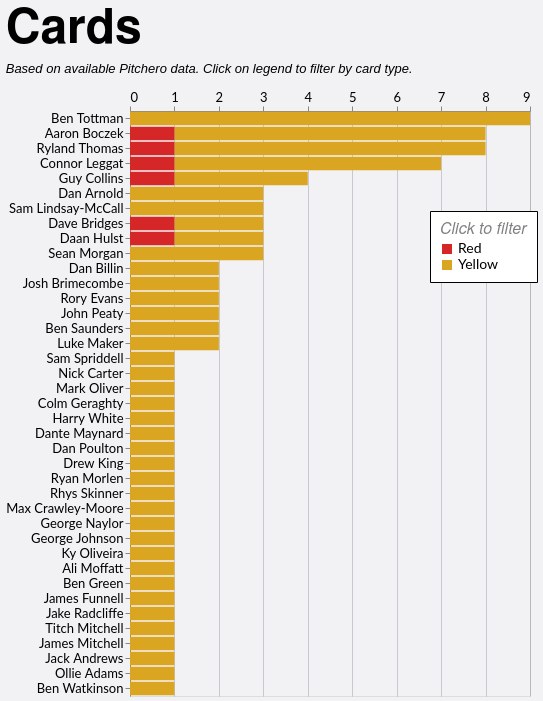

Specify this chart in Vega-Lite:
### Vega-Lite specification from a JSON file in a GitHub repository (floating-point values rounded to 4 significant figures)
{"config": {"axis": {"labelFont": "Lato, sans-serif", "titleFont": "PT Sans Narrow, Helvetica Neue, Helvetica, Arial, sans-serif", "labelFontSize": 13, "titleFontSize": 24, "gridColor": "#202947", "gridOpacity": 0.2}, "header": {"labelFont": "PT Sans Narrow, Helvetica Neue, Helvetica, Arial, sans-serif", "titleFont": "PT Sans Narrow, Helvetica Neue, Helvetica, Arial, sans-serif", "labelFontSize": 24, "titleFontSize": 28, "labelFontWeight": "bold", "orient": "left"}, "legend": {"labelFont": "Lato, sans-serif", "titleFont": "PT Sans Narrow, Helvetica Neue, Helvetica, Arial, sans-serif", "labelFontSize": 14, "titleFontSize": 16, "titlePadding": 5, "fillColor": "white", "strokeColor": "black", "padding": 10, "titleFontWeight": "lighter", "titleFontStyle": "italic", "titleColor": "gray", "offset": 10}, "title": {"font": "PT Sans Narrow, Helvetica Neue, Helvetica, Arial, sans-serif", "fontSize": 48, "fontWeight": "bold", "anchor": "start", "align": "center", "titlePadding": 20, "subtitlePadding": 10, "subtitleFontSize": 13, "subtitleColor": "", "subtitleFontStyle": "italic", "offset": 15, "color": "black"}, "axisX": {"labelAngle": 0}, "facet": {"title": null, "header": null, "align": {"row": "each", "column": "each"}}, "resolve": {"scale": {"y": "independent", "facet": "independent"}}, "background": "#f2f1f4"}, "data": {"name": "data-00aa510c6887de405dc1e44aff2f2b52"}, "mark": {"type": "bar"}, "encoding": {"color": {"field": "event", "legend": {"legendX": 300, "legendY": 100, "orient": "none", "title": "Click to filter"}, "scale": {"domain": ["Red", "Yellow"], "range": ["#d62728", "goldenrod"]}, "type": "nominal"}, "tooltip": [{"field": "player", "title": "Player", "type": "nominal"}, {"field": "event", "title": "Card Type", "type": "nominal"}, {"aggregate": "sum", "field": "count", "title": "Cards", "type": "quantitative"}, {"aggregate": "sum", "field": "A", "title": "Games", "type": "quantitative"}], "x": {"aggregate": "sum", "axis": {"format": "d", "orient": "top", "title": null}, "field": "count", "type": "quantitative"}, "y": {"field": "player", "sort": "-x", "title": null, "type": "nominal"}}, "height": {"step": 15}, "title": {"text": "Cards", "subtitle": "Based on available Pitchero data. Click on legend to filter by card type."}, "width": 400, "$schema": "https://vega.github.io/schema/vega-lite/v5.20.1.json", "datasets": {"data-00aa510c6887de405dc1e44aff2f2b52": [{"player": "Sam Spriddell", "season": "2023/24", "squad": "1st", "player_join": "S Spriddell", "A": 11, "event": "Yellow", "count": 1}, {"player": "Dan Billin", "season": "2023/24", "squad": "1st", "player_join": "D Billin", "A": 20, "event": "Yellow", "count": 2}, {"player": "Nick Carter", "season": "2021/22", "squad": "1st", "player_join": "N Carter", "A": 4, "event": "Yellow", "count": 1}, {"player": "Guy Collins", "season": "2024/25", "squad": "1st", "player_join": "G Collins", "A": 20, "event": "Yellow", "count": 2}, {"player": "Mark Oliver", "season": "2023/24", "squad": "1st", "player_join": "M Oliver", "A": 5, "event": "Yellow", "count": 1}, {"player": "Colm Geraghty", "season": "2023/24", "squad": "1st", "player_join": "C Geraghty", "A": 7, "event": "Yellow", "count": 1}, {"player": "Harry White", "season": "2023/24", "squad": "1st", "player_join": "H White", "A": 7, "event": "Yellow", "count": 1}, {"player": "Dante Maynard", "season": "2024/25", "squad": "1st", "player_join": "D Maynard", "A": 1, "event": "Yellow", "count": 1}, {"player": "Guy Collins", "season": "2024/25", "squad": "1st", "player_join": "G Collins", "A": 20, "event": "Red", "count": 1}, {"player": "Guy Collins", "season": "2022/23", "squad": "1st", "player_join": "G Collins", "A": 17, "event": "Yellow", "count": 1}, {"player": "Dan Poulton", "season": "2022/23", "squad": "1st", "player_join": "D Poulton", "A": 17, "event": "Yellow", "count": 1}, {"player": "Drew King", "season": "2019/20", "squad": "1st", "player_join": "D King", "A": 7, "event": "Yellow", "count": 1}, {"player": "Ryan Morlen", "season": "2024/25", "squad": "2nd", "player_join": "R Morlen", "A": 6, "event": "Yellow", "count": 1}, {"player": "Dan Arnold", "season": "2019/20", "squad": "1st", "player_join": "D Arnold", "A": 12, "event": "Yellow", "count": 2}, {"player": "Rhys Skinner", "season": "2024/25", "squad": "1st", "player_join": "R Skinner", "A": 4, "event": "Yellow", "count": 1}, {"player": "Dan Arnold", "season": "2017/18", "squad": "1st", "player_join": "D Arnold", "A": 15, "event": "Yellow", "count": 1}, {"player": "Ben Tottman", "season": "2025/26", "squad": "1st", "player_join": "B Tottman", "A": 5, "event": "Yellow", "count": 1}, {"player": "Max Crawley-Moore", "season": "2023/24", "squad": "1st", "player_join": "M Crawley-Moore", "A": 16, "event": "Yellow", "count": 1}, {"player": "George Naylor", "season": "2024/25", "squad": "2nd", "player_join": "G Naylor", "A": 10, "event": "Yellow", "count": 1}, {"player": "Ben Tottman", "season": "2024/25", "squad": "1st", "player_join": "B Tottman", "A": 19, "event": "Yellow", "count": 3}, {"player": "Ben Tottman", "season": "2023/24", "squad": "1st", "player_join": "B Tottman", "A": 25, "event": "Yellow", "count": 2}, {"player": "Ben Tottman", "season": "2022/23", "squad": "1st", "player_join": "B Tottman", "A": 19, "event": "Yellow", "count": 2}, {"player": "Ben Tottman", "season": "2019/20", "squad": "1st", "player_join": "B Tottman", "A": 12, "event": "Yellow", "count": 1}, {"player": "Josh Brimecombe", "season": "2021/22", "squad": "2nd", "player_join": "J Brimecombe", "A": 6, "event": "Yellow", "count": 1}, {"player": "Sam Lindsay-McCall", "season": "2023/24", "squad": "1st", "player_join": "S Lindsay", "A": 22, "event": "Yellow", "count": 1}, {"player": "George Johnson", "season": "2022/23", "squad": "1st", "player_join": "G Johnson", "A": 17, "event": "Yellow", "count": 1}, {"player": "Ky Oliveira", "season": "2022/23", "squad": "2nd", "player_join": "K Oliveira", "A": 2, "event": "Yellow", "count": 1}, {"player": "Josh Brimecombe", "season": "2024/25", "squad": "1st", "player_join": "J Brimecombe", "A": 19, "event": "Yellow", "count": 1}, {"player": "Sam Lindsay-McCall", "season": "2021/22", "squad": "1st", "player_join": "S Lindsay", "A": 13, "event": "Yellow", "count": 2}, {"player": "Rory Evans", "season": "2023/24", "squad": "2nd", "player_join": "R Evans", "A": 10, "event": "Yellow", "count": 1}, {"player": "Aaron Boczek", "season": "2024/25", "squad": "2nd", "player_join": "A Boczek", "A": 3, "event": "Yellow", "count": 2}, {"player": "Rory Evans", "season": "2021/22", "squad": "2nd", "player_join": "R Evans", "A": 15, "event": "Yellow", "count": 1}, {"player": "Aaron Boczek", "season": "2025/26", "squad": "1st", "player_join": "A Boczek", "A": 7, "event": "Yellow", "count": 2}, {"player": "Aaron Boczek", "season": "2024/25", "squad": "1st", "player_join": "A Boczek", "A": 4, "event": "Yellow", "count": 1}, {"player": "Aaron Boczek", "season": "2024/25", "squad": "1st", "player_join": "A Boczek", "A": 4, "event": "Red", "count": 1}, {"player": "Aaron Boczek", "season": "2023/24", "squad": "1st", "player_join": "A Boczek", "A": 21, "event": "Yellow", "count": 2}, {"player": "Ali Moffatt", "season": "2025/26", "squad": "1st", "player_join": "A Moffatt", "A": 4, "event": "Yellow", "count": 1}, {"player": "Ben Green", "season": "2024/25", "squad": "2nd", "player_join": "B Green", "A": 13, "event": "Yellow", "count": 1}, {"player": "Dave Bridges", "season": "2023/24", "squad": "1st", "player_join": "D Bridges", "A": 17, "event": "Yellow", "count": 1}, {"player": "Dave Bridges", "season": "2022/23", "squad": "1st", "player_join": "D Bridges", "A": 15, "event": "Yellow", "count": 1}, {"player": "Dave Bridges", "season": "2023/24", "squad": "1st", "player_join": "D Bridges", "A": 17, "event": "Red", "count": 1}, {"player": "James Funnell", "season": "2021/22", "squad": "1st", "player_join": "J Funnell", "A": 12, "event": "Yellow", "count": 1}, {"player": "Jake Radcliffe", "season": "2023/24", "squad": "1st", "player_join": "J Radcliffe", "A": 18, "event": "Yellow", "count": 1}, {"player": "John Peaty", "season": "2025/26", "squad": "1st", "player_join": "J Peaty", "A": 6, "event": "Yellow", "count": 1}, {"player": "Titch Mitchell", "season": "2022/23", "squad": "1st", "player_join": "T Mitchell", "A": 2, "event": "Yellow", "count": 1}, {"player": "James Mitchell", "season": "2022/23", "squad": "1st", "player_join": "T Mitchell", "A": 2, "event": "Yellow", "count": 1}, {"player": "John Peaty", "season": "2023/24", "squad": "1st", "player_join": "J Peaty", "A": 13, "event": "Yellow", "count": 1}, {"player": "Jack Andrews", "season": "2023/24", "squad": "2nd", "player_join": "J Andrews", "A": 8, "event": "Yellow", "count": 1}, {"player": "Daan Hulst", "season": "2024/25", "squad": "2nd", "player_join": "D Hulst", "A": 4, "event": "Yellow", "count": 1}, {"player": "Daan Hulst", "season": "2023/24", "squad": "2nd", "player_join": "D Hulst", "A": 7, "event": "Yellow", "count": 1}, {"player": "Daan Hulst", "season": "2018/19", "squad": "1st", "player_join": "D Hulst", "A": 10, "event": "Red", "count": 1}, {"player": "Sean Morgan", "season": "2023/24", "squad": "1st", "player_join": "S Morgan", "A": 2, "event": "Yellow", "count": 1}, {"player": "Sean Morgan", "season": "2022/23", "squad": "1st", "player_join": "S Morgan", "A": 8, "event": "Yellow", "count": 1}, {"player": "Sean Morgan", "season": "2021/22", "squad": "1st", "player_join": "S Morgan", "A": 10, "event": "Yellow", "count": 1}, {"player": "Ollie Adams", "season": "2023/24", "squad": "2nd", "player_join": "O Adams", "A": 1, "event": "Yellow", "count": 1}, {"player": "Connor Leggat", "season": "2024/25", "squad": "1st", "player_join": "C Leggat", "A": 11, "event": "Yellow", "count": 3}, {"player": "Ryland Thomas", "season": "2022/23", "squad": "2nd", "player_join": "R Thomas", "A": 4, "event": "Yellow", "count": 1}, {"player": "Connor Leggat", "season": "2022/23", "squad": "1st", "player_join": "C Leggat", "A": 9, "event": "Yellow", "count": 1}, {"player": "Ryland Thomas", "season": "2024/25", "squad": "1st", "player_join": "R Thomas", "A": 18, "event": "Yellow", "count": 1}, {"player": "Connor Leggat", "season": "2019/20", "squad": "1st", "player_join": "C Leggat", "A": 11, "event": "Yellow", "count": 1}, {"player": "Ryland Thomas", "season": "2024/25", "squad": "1st", "player_join": "R Thomas", "A": 18, "event": "Red", "count": 1}, {"player": "Connor Leggat", "season": "2018/19", "squad": "1st", "player_join": "C Leggat", "A": 13, "event": "Yellow", "count": 1}, {"player": "Ryland Thomas", "season": "2023/24", "squad": "1st", "player_join": "R Thomas", "A": 25, "event": "Yellow", "count": 3}, {"player": "Connor Leggat", "season": "2022/23", "squad": "1st", "player_join": "C Leggat", "A": 9, "event": "Red", "count": 1}, {"player": "Ryland Thomas", "season": "2022/23", "squad": "1st", "player_join": "R Thomas", "A": 8, "event": "Yellow", "count": 2}, {"player": "Ben Watkinson", "season": "2023/24", "squad": "2nd", "player_join": "B Watkinson", "A": 11, "event": "Yellow", "count": 1}, {"player": "Ben Saunders", "season": "2022/23", "squad": "1st", "player_join": "B Saunders", "A": 7, "event": "Yellow", "count": 1}, {"player": "Luke Maker", "season": "2024/25", "squad": "1st", "player_join": "L Maker", "A": 14, "event": "Yellow", "count": 1}, {"player": "Ben Saunders", "season": "2019/20", "squad": "1st", "player_join": "B Saunders", "A": 6, "event": "Yellow", "count": 1}, {"player": "Luke Maker", "season": "2023/24", "squad": "1st", "player_join": "L Maker", "A": 13, "event": "Yellow", "count": 1}]}}
